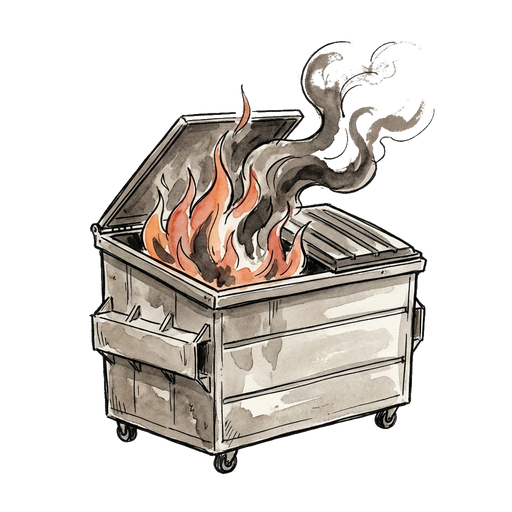
#> input picture scripts/triage/assets/dumpster-a-cut.png, 512 x 512 px
$ python -i dematte.py   (imports and definitions only)
#> lines starting #> are read from the running program, lines starting #| are printed output that depends on the picture
#!/usr/bin/env python3
"""
Knock a painted "fake transparency" checkerboard out of a generated PNG.

Image models asked for a transparent background often *draw* a checkerboard
instead of emitting alpha. The pattern is a flat two-tone grid touching the
border, and the subject is enclosed by ink outlines — so a border flood-fill
over the sampled background colours mattes it without touching the cream and
white *inside* the subject.

    python3 dematte.py in.png out.png [--tol 26]
"""
import sys
from collections import deque
from PIL import Image, ImageFilter


def sample_bg(px, w, h, step=7):
    """Collect distinct colours along the border — those are the checker tones."""
    seen = []
    for x in range(0, w, step):
        for y in (0, h - 1):
            seen.append(px[x, y][:3])
    for y in range(0, h, step):
        for x in (0, w - 1):
            seen.append(px[x, y][:3])
    uniq = []
    for c in seen:
        if not any(sum((a - b) ** 2 for a, b in zip(c, u)) < 400 for u in uniq):
            uniq.append(c)
    return uniq


def matte(src, dst, tol=26):
#> called with src = 'assets/dumpster-a-cut.png', dst = 'out.png', tol = 26
    im = Image.open(src).convert("RGB")
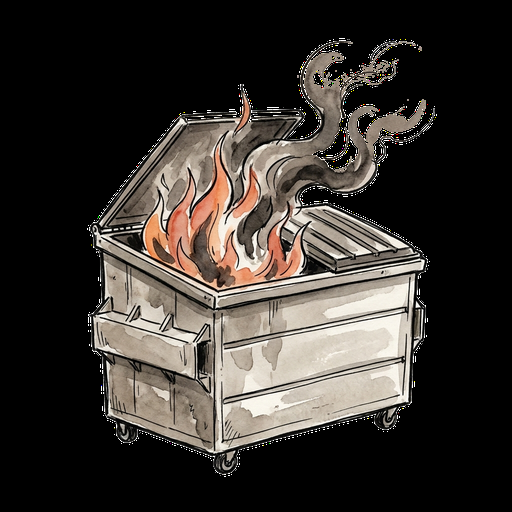
#> im: PIL image 512x512 RGB; mean R, G, B 56.8, 52, 47.4
    w, h = im.size
#> w = 512; h = 512
    px = im.load()
    bg = sample_bg(px, w, h)
#> bg = [(0, 0, 0)]
    tol2 = tol * tol

    def is_bg(c):
        return any(sum((a - b) ** 2 for a, b in zip(c, u)) <= tol2 * 3 for u in bg)

    # flood from every border pixel; stops at the subject's ink outline
    alpha = Image.new("L", (w, h), 255)
#> alpha: PIL image 512x512 L; every value is 255
    ap = alpha.load()
    seen = bytearray(w * h)
    q = deque()

    def push(x, y):
        i = y * w + x
        if not seen[i] and is_bg(px[x, y]):
            seen[i] = 1
            q.append((x, y))

    for x in range(w):
        push(x, 0); push(x, h - 1)
    for y in range(h):
        push(0, y); push(w - 1, y)

    while q:
        x, y = q.popleft()
        ap[x, y] = 0
        if x > 0: push(x - 1, y)
        if x < w - 1: push(x + 1, y)
        if y > 0: push(x, y - 1)
        if y < h - 1: push(x, y + 1)

    # soften the cut by a hair so edges don't alias against the card
    alpha = alpha.filter(ImageFilter.GaussianBlur(0.6))
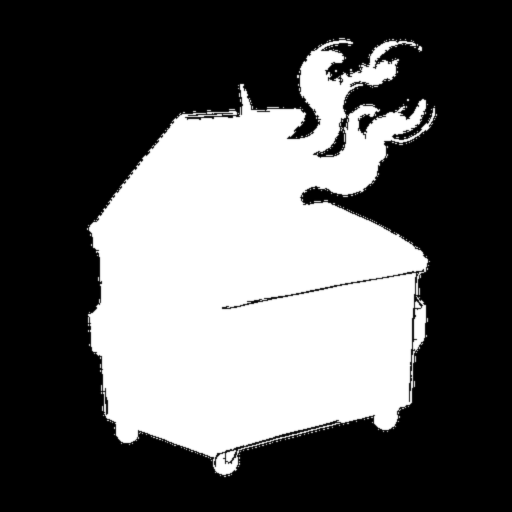
#> alpha: PIL image 512x512 L; min 0, max 255, mean 93.9
    out = im.convert("RGBA")
    out.putalpha(alpha)
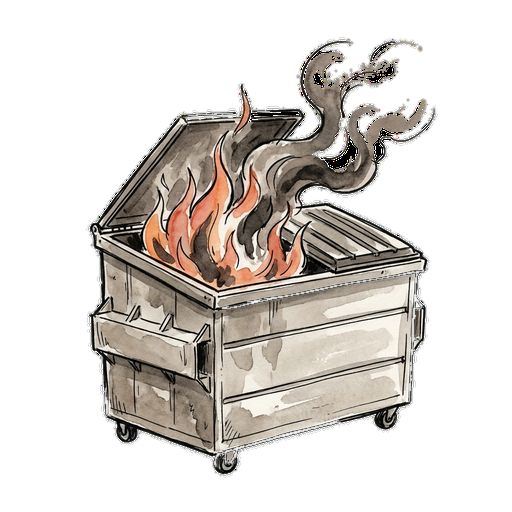
#> out: PIL image 512x512 RGBA; mean R, G, B, A 56.8, 52, 47.4, 93.9; transparent parts drawn white
    out.save(dst)

    cleared = sum(1 for i in range(w * h) if seen[i])
#> cleared = 165586
    print(f"{dst}  bg_colours={len(bg)}  cleared={cleared * 100 // (w * h)}%")
#| out.png  bg_colours=1  cleared=63%


# [7 lines not run here, left out]

>>> result = matte('assets/dumpster-a-cut.png', 'out.png')
